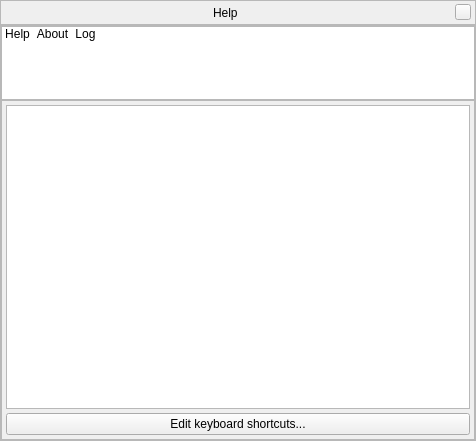
<?xml version="1.0" encoding="UTF-8"?>
<ui version="4.0">
 <class>helpDialogForm</class>
 <widget class="QWidget" name="helpDialogForm">
  <property name="geometry">
   <rect>
    <x>0</x>
    <y>0</y>
    <width>476</width>
    <height>441</height>
   </rect>
  </property>
  <property name="minimumSize">
   <size>
    <width>250</width>
    <height>250</height>
   </size>
  </property>
  <property name="styleSheet">
   <string notr="true"/>
  </property>
  <layout class="QVBoxLayout" name="verticalLayout_3">
   <property name="spacing">
    <number>0</number>
   </property>
   <property name="leftMargin">
    <number>0</number>
   </property>
   <property name="topMargin">
    <number>0</number>
   </property>
   <property name="rightMargin">
    <number>0</number>
   </property>
   <property name="bottomMargin">
    <number>0</number>
   </property>
   <item>
    <widget class="BarFrame" name="TitleBar">
     <property name="minimumSize">
      <size>
       <width>16</width>
       <height>25</height>
      </size>
     </property>
     <property name="maximumSize">
      <size>
       <width>16777215</width>
       <height>25</height>
      </size>
     </property>
     <property name="frameShape">
      <enum>QFrame::StyledPanel</enum>
     </property>
     <layout class="QHBoxLayout">
      <property name="leftMargin">
       <number>0</number>
      </property>
      <property name="topMargin">
       <number>0</number>
      </property>
      <property name="rightMargin">
       <number>4</number>
      </property>
      <property name="bottomMargin">
       <number>0</number>
      </property>
      <item>
       <spacer>
        <property name="orientation">
         <enum>Qt::Horizontal</enum>
        </property>
        <property name="sizeHint" stdset="0">
         <size>
          <width>40</width>
          <height>20</height>
         </size>
        </property>
       </spacer>
      </item>
      <item>
       <widget class="QLabel" name="stelWindowTitle">
        <property name="text">
         <string>Help</string>
        </property>
       </widget>
      </item>
      <item>
       <spacer>
        <property name="orientation">
         <enum>Qt::Horizontal</enum>
        </property>
        <property name="sizeHint" stdset="0">
         <size>
          <width>40</width>
          <height>20</height>
         </size>
        </property>
       </spacer>
      </item>
      <item>
       <widget class="QPushButton" name="closeStelWindow">
        <property name="minimumSize">
         <size>
          <width>16</width>
          <height>16</height>
         </size>
        </property>
        <property name="maximumSize">
         <size>
          <width>16</width>
          <height>16</height>
         </size>
        </property>
        <property name="focusPolicy">
         <enum>Qt::NoFocus</enum>
        </property>
        <property name="text">
         <string/>
        </property>
       </widget>
      </item>
     </layout>
    </widget>
   </item>
   <item>
    <widget class="QFrame" name="viewContent">
     <property name="frameShape">
      <enum>QFrame::StyledPanel</enum>
     </property>
     <layout class="QGridLayout" name="gridLayout">
      <property name="leftMargin">
       <number>0</number>
      </property>
      <property name="topMargin">
       <number>0</number>
      </property>
      <property name="rightMargin">
       <number>0</number>
      </property>
      <property name="bottomMargin">
       <number>0</number>
      </property>
      <property name="spacing">
       <number>0</number>
      </property>
      <item row="0" column="0">
       <widget class="QListWidget" name="stackListWidget">
        <property name="minimumSize">
         <size>
          <width>0</width>
          <height>74</height>
         </size>
        </property>
        <property name="maximumSize">
         <size>
          <width>16777215</width>
          <height>74</height>
         </size>
        </property>
        <property name="focusPolicy">
         <enum>Qt::NoFocus</enum>
        </property>
        <property name="verticalScrollBarPolicy">
         <enum>Qt::ScrollBarAlwaysOff</enum>
        </property>
        <property name="horizontalScrollBarPolicy">
         <enum>Qt::ScrollBarAlwaysOff</enum>
        </property>
        <property name="selectionMode">
         <enum>QAbstractItemView::SingleSelection</enum>
        </property>
        <property name="iconSize">
         <size>
          <width>50</width>
          <height>50</height>
         </size>
        </property>
        <property name="movement">
         <enum>QListView::Static</enum>
        </property>
        <property name="flow">
         <enum>QListView::LeftToRight</enum>
        </property>
        <property name="isWrapping" stdset="0">
         <bool>false</bool>
        </property>
        <property name="resizeMode">
         <enum>QListView::Adjust</enum>
        </property>
        <property name="layoutMode">
         <enum>QListView::SinglePass</enum>
        </property>
        <property name="spacing">
         <number>0</number>
        </property>
        <property name="viewMode">
         <enum>QListView::IconMode</enum>
        </property>
        <property name="uniformItemSizes">
         <bool>false</bool>
        </property>
        <property name="wordWrap">
         <bool>false</bool>
        </property>
        <property name="selectionRectVisible">
         <bool>false</bool>
        </property>
        <item>
         <property name="text">
          <string>Help</string>
         </property>
         <property name="icon">
          <iconset>
           <normalon>:/graphicGui/tabHelp.png</normalon>
           <selectedon>:/graphicGui/tabHelp-selected.png</selectedon>
          </iconset>
         </property>
        </item>
        <item>
         <property name="text">
          <string>About</string>
         </property>
         <property name="icon">
          <iconset>
           <normalon>:/graphicGui/tabInfo.png</normalon>
           <selectedon>:/graphicGui/tabInfo-selected.png</selectedon>
          </iconset>
         </property>
        </item>
        <item>
         <property name="text">
          <string>Log</string>
         </property>
         <property name="icon">
          <iconset>
           <normalon>:/graphicGui/tabLogs.png</normalon>
           <selectedon>:/graphicGui/tabLogs-selected.png</selectedon>
          </iconset>
         </property>
        </item>
       </widget>
      </item>
      <item row="1" column="0">
       <widget class="QStackedWidget" name="stackedWidget">
        <property name="frameShape">
         <enum>QFrame::StyledPanel</enum>
        </property>
        <property name="currentIndex">
         <number>0</number>
        </property>
        <widget class="QWidget" name="pageHelp">
         <layout class="QVBoxLayout" name="verticalLayout_5">
          <property name="spacing">
           <number>4</number>
          </property>
          <property name="leftMargin">
           <number>4</number>
          </property>
          <property name="topMargin">
           <number>4</number>
          </property>
          <property name="rightMargin">
           <number>4</number>
          </property>
          <property name="bottomMargin">
           <number>4</number>
          </property>
          <item>
           <widget class="QTextBrowser" name="helpBrowser">
            <property name="sizePolicy">
             <sizepolicy hsizetype="Expanding" vsizetype="Expanding">
              <horstretch>0</horstretch>
              <verstretch>0</verstretch>
             </sizepolicy>
            </property>
            <property name="mouseTracking">
             <bool>true</bool>
            </property>
            <property name="contextMenuPolicy">
             <enum>Qt::DefaultContextMenu</enum>
            </property>
            <property name="acceptDrops">
             <bool>false</bool>
            </property>
            <property name="openExternalLinks">
             <bool>true</bool>
            </property>
           </widget>
          </item>
          <item>
           <widget class="SpacePushButton" name="editShortcutsButton">
            <property name="text">
             <string extracomment="Same text as in the Configuration window!">Edit keyboard shortcuts...</string>
            </property>
           </widget>
          </item>
         </layout>
        </widget>
        <widget class="QWidget" name="pageAbout">
         <layout class="QVBoxLayout" name="verticalLayout_2">
          <property name="spacing">
           <number>4</number>
          </property>
          <property name="leftMargin">
           <number>4</number>
          </property>
          <property name="topMargin">
           <number>4</number>
          </property>
          <property name="rightMargin">
           <number>4</number>
          </property>
          <property name="bottomMargin">
           <number>4</number>
          </property>
          <item>
           <widget class="QTextBrowser" name="aboutBrowser">
            <property name="openExternalLinks">
             <bool>true</bool>
            </property>
           </widget>
          </item>
          <item>
           <widget class="QPushButton" name="checkUpdatesButton">
            <property name="text">
             <string>Check updates</string>
            </property>
           </widget>
          </item>
         </layout>
        </widget>
        <widget class="QWidget" name="pageLog">
         <layout class="QVBoxLayout" name="verticalLayout">
          <property name="spacing">
           <number>4</number>
          </property>
          <property name="leftMargin">
           <number>4</number>
          </property>
          <property name="topMargin">
           <number>4</number>
          </property>
          <property name="rightMargin">
           <number>4</number>
          </property>
          <property name="bottomMargin">
           <number>4</number>
          </property>
          <item>
           <widget class="QLabel" name="logPathLabel">
            <property name="text">
             <string notr="true">xxx</string>
            </property>
            <property name="wordWrap">
             <bool>true</bool>
            </property>
            <property name="textInteractionFlags">
             <set>Qt::TextSelectableByMouse</set>
            </property>
           </widget>
          </item>
          <item>
           <widget class="QTextBrowser" name="logBrowser">
            <property name="horizontalScrollBarPolicy">
             <enum>Qt::ScrollBarAlwaysOff</enum>
            </property>
            <property name="lineWrapMode">
             <enum>QTextEdit::WidgetWidth</enum>
            </property>
            <property name="acceptRichText">
             <bool>false</bool>
            </property>
            <property name="textInteractionFlags">
             <set>Qt::TextSelectableByKeyboard|Qt::TextSelectableByMouse</set>
            </property>
            <property name="openLinks">
             <bool>false</bool>
            </property>
           </widget>
          </item>
          <item>
           <widget class="QPushButton" name="refreshButton">
            <property name="text">
             <string>Refresh</string>
            </property>
           </widget>
          </item>
         </layout>
        </widget>
       </widget>
      </item>
     </layout>
    </widget>
   </item>
  </layout>
 </widget>
 <customwidgets>
  <customwidget>
   <class>BarFrame</class>
   <extends>QFrame</extends>
   <header>Dialog.hpp</header>
   <container>1</container>
  </customwidget>
  <customwidget>
   <class>SpacePushButton</class>
   <extends>QPushButton</extends>
   <header>SpacePushButton.hpp</header>
  </customwidget>
 </customwidgets>
 <resources/>
 <connections/>
</ui>
